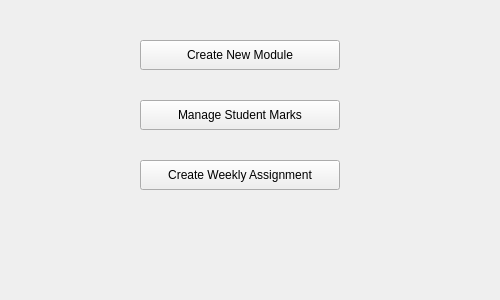
<?xml version="1.0" encoding="UTF-8"?>
<ui version="4.0">
 <class>MainWindow</class>
 <widget class="QMainWindow" name="MainWindow">
  <property name="geometry">
   <rect>
    <x>0</x>
    <y>0</y>
    <width>500</width>
    <height>300</height>
   </rect>
  </property>
  <property name="minimumSize">
   <size>
    <width>500</width>
    <height>300</height>
   </size>
  </property>
  <property name="maximumSize">
   <size>
    <width>500</width>
    <height>300</height>
   </size>
  </property>
  <property name="windowTitle">
   <string>Handin System (Lecturer)</string>
  </property>
  <widget class="QWidget" name="centralwidget">
   <widget class="QPushButton" name="pushButton">
    <property name="geometry">
     <rect>
      <x>140</x>
      <y>40</y>
      <width>200</width>
      <height>30</height>
     </rect>
    </property>
    <property name="text">
     <string>Create New Module</string>
    </property>
   </widget>
   <widget class="QPushButton" name="pushButton_2">
    <property name="geometry">
     <rect>
      <x>140</x>
      <y>100</y>
      <width>200</width>
      <height>30</height>
     </rect>
    </property>
    <property name="text">
     <string>Manage Student Marks</string>
    </property>
   </widget>
   <widget class="QPushButton" name="pushButton_3">
    <property name="geometry">
     <rect>
      <x>140</x>
      <y>160</y>
      <width>200</width>
      <height>30</height>
     </rect>
    </property>
    <property name="text">
     <string>Create Weekly Assignment</string>
    </property>
   </widget>
  </widget>
 </widget>
 <resources/>
 <connections/>
</ui>
